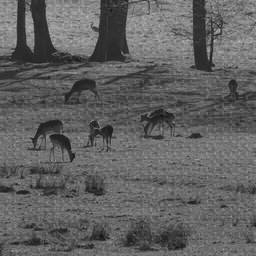
#> input picture tests/fixtures/v0_1_stego.png, 256 x 256 px
$ python -i features.py   (imports and definitions only)   (older library calls are emulated)
#> lines starting #> are read from the running program, lines starting #| are printed output that depends on the picture
"""Block partitioning and per-block feature extraction for AIDE.

Implements report section 2.1 steps 2-3: the image is split into
non-overlapping 8x8 or 16x16 blocks (size chosen adaptively from
resolution), and four normalised signals are computed per block:
texture (LBP + GLCM energy), Shannon entropy, pixel variance, and edge
strength (Sobel + Canny). These feed the AIDE scoring policy in
``aide.scoring``.
"""
from __future__ import annotations

from dataclasses import dataclass

import cv2
import numpy as np
from skimage.feature import graycomatrix, graycoprops, local_binary_pattern

FEATURE_NAMES = ("texture", "entropy", "variance", "edge_strength")


@dataclass(frozen=True)
class Block:
    """A single non-overlapping image block and its pixel bounds."""

    index: int
    row: int
    col: int
    size: int
    y0: int
    x0: int
    y1: int
    x1: int

    def slice(self):
        return slice(self.y0, self.y1), slice(self.x0, self.x1)


def choose_block_size(height: int, width: int, small: int = 8, large: int = 16,
                       resolution_threshold: int = 512) -> int:
    """Higher-resolution images use larger blocks to cut computation while
    keeping capacity, per report section 2.1 step 2."""
    return large if max(height, width) >= resolution_threshold else small


def partition_blocks(height: int, width: int, block_size: int) -> list[Block]:
    """Partition an HxW image into non-overlapping block_size x block_size
    blocks in row-major order. Trailing rows/columns that don't fill a full
    block are dropped (documented limitation for this prototype)."""
    blocks: list[Block] = []
    idx = 0
    n_rows = height // block_size
    n_cols = width // block_size
    for r in range(n_rows):
        for c in range(n_cols):
            y0, x0 = r * block_size, c * block_size
            blocks.append(Block(idx, r, c, block_size, y0, x0, y0 + block_size, x0 + block_size))
            idx += 1
    return blocks


def _normalized_shannon_entropy(values: np.ndarray, n_bins: int) -> float:
    hist, _ = np.histogram(values, bins=n_bins, range=(0, n_bins - 1 if n_bins <= 256 else 255))
    hist = hist.astype(np.float64)
    total = hist.sum()
    if total <= 0:
        return 0.0
    p = hist[hist > 0] / total
    entropy = -np.sum(p * np.log2(p))
    max_entropy = np.log2(n_bins)
    return float(entropy / max_entropy) if max_entropy > 0 else 0.0


def block_texture(gray_block: np.ndarray) -> float:
    """LBP histogram entropy + inverse GLCM energy, averaged into [0, 1].
    High texture (busy/complex regions) -> value near 1."""
    lbp = local_binary_pattern(gray_block, P=8, R=1, method="uniform")
    n_bins = 10  # P + 2 for uniform LBP with P=8
    lbp_entropy = _normalized_shannon_entropy(lbp.ravel(), n_bins)

    glcm = graycomatrix(gray_block, distances=[1], angles=[0], levels=256,
                         symmetric=True, normed=True)
    energy = float(graycoprops(glcm, "energy")[0, 0])
    energy = min(max(energy, 0.0), 1.0)

    return float(np.clip(0.5 * lbp_entropy + 0.5 * (1.0 - energy), 0.0, 1.0))


def block_entropy(gray_block: np.ndarray) -> float:
    """Shannon entropy H(X) of the pixel intensity distribution, normalised
    by log2(256)."""
    return _normalized_shannon_entropy(gray_block.ravel(), 256)


def block_variance(gray_block: np.ndarray) -> float:
    """Pixel standard deviation normalised by the theoretical max (127.5)."""
    std = float(gray_block.astype(np.float64).std())
    return float(np.clip(std / 127.5, 0.0, 1.0))


def block_edge_strength(gray_block: np.ndarray) -> float:
    """Sobel gradient magnitude + Canny edge density, averaged into [0, 1]."""
    gx = cv2.Sobel(gray_block, cv2.CV_64F, 1, 0, ksize=3)
    gy = cv2.Sobel(gray_block, cv2.CV_64F, 0, 1, ksize=3)
    mag = np.sqrt(gx ** 2 + gy ** 2)
    sobel_score = float(np.clip(mag.mean() / (4 * 255.0), 0.0, 1.0))

    edges = cv2.Canny(gray_block, 100, 200)
    canny_density = float((edges > 0).mean())

    return float(np.clip(0.5 * sobel_score + 0.5 * canny_density, 0.0, 1.0))


def extract_block_features(gray_block: np.ndarray) -> np.ndarray:
    """Return the 4-element feature vector [texture, entropy, variance,
    edge_strength] for one grayscale block. block_id is tracked separately
    (see report's v(b) definition) since it is a positional index, not a
    generalisable signal, and is therefore kept out of the ML input."""
    return np.array([
        block_texture(gray_block),
        block_entropy(gray_block),
        block_variance(gray_block),
        block_edge_strength(gray_block),
    ], dtype=np.float64)


def _blockify(gray: np.ndarray, block_size: int) -> np.ndarray:
    """(n_blocks, bs, bs) view of the full blocks, row-major block order."""
    h, w = gray.shape
    nh, nw = h // block_size, w // block_size
    return (gray[: nh * block_size, : nw * block_size]
            .reshape(nh, block_size, nw, block_size).swapaxes(1, 2)
            .reshape(nh * nw, block_size, block_size))


def _glcm_energy_batch(stack: np.ndarray) -> np.ndarray:
    """Exactly skimage's graycoprops(graycomatrix(b, [1], [0], 256,
    symmetric=True, normed=True), "energy") for every block at once.

    With C the horizontal co-occurrence counts, the symmetric matrix is
    M = C + C^T and energy = sqrt(sum(M^2)) / sum(M). Off-diagonal entries
    of M equal the count u_ij of *unordered* pairs {i, j} (each appearing
    twice in M), diagonal entries are 2 * c_ii, so
        sum(M^2) = 2 * sum_{i<j} u_ij^2 + 4 * sum_i c_ii^2,
    computable with one np.unique over (block, min, max) keys instead of a
    256x256 matrix per block - ~10x faster, numerically identical."""
    n, h, w = stack.shape
    a = stack[:, :, :-1].astype(np.int64).reshape(n, -1)
    b = stack[:, :, 1:].astype(np.int64).reshape(n, -1)
    lo, hi = np.minimum(a, b), np.maximum(a, b)
    block_id = np.repeat(np.arange(n, dtype=np.int64), a.shape[1])
    keys = block_id * 65536 + lo.ravel() * 256 + hi.ravel()
    uniq, counts = np.unique(keys, return_counts=True)
    ublock = uniq // 65536
    diag = ((uniq % 65536) // 256) == (uniq % 256)
    sq = counts.astype(np.float64) ** 2 * np.where(diag, 4.0, 2.0)
    total_sq = np.bincount(ublock, weights=sq, minlength=n)
    s = 2.0 * a.shape[1]
    return np.sqrt(total_sq) / s


def _entropy_batch(stack: np.ndarray) -> np.ndarray:
    """Exactly `block_entropy` for every block (256-bin histogram)."""
    n = stack.shape[0]
    flat = stack.reshape(n, -1).astype(np.int64)
    # np.histogram(range=(0, 255), bins=256) puts 254 and 255 in the last
    # bin; replicate that binning exactly.
    binned = np.minimum(np.floor(flat * 256 / 255).astype(np.int64), 255)
    counts = np.bincount((np.arange(n)[:, None] * 256 + binned).ravel(), minlength=n * 256)
    counts = counts.reshape(n, 256).astype(np.float64)
    p = counts / counts.sum(axis=1, keepdims=True)
    with np.errstate(divide="ignore", invalid="ignore"):
        ent = -np.where(p > 0, p * np.log2(p), 0.0).sum(axis=1)
    return ent / np.log2(256)


def extract_image_features(gray: np.ndarray, block_size: int | None = None
                            ) -> tuple[list[Block], np.ndarray]:
    """Partition a grayscale image and extract the feature matrix (N, 4)
    over all blocks, in the same order as the returned Block list.

    GLCM energy, entropy and variance are computed for all blocks at once
    (vectorised, numerically identical to the per-block functions above -
    see tests/test_features.py); LBP and Sobel/Canny stay per block because
    their border handling must match the per-block definitions exactly."""
    if gray.ndim != 2:
        raise ValueError("extract_image_features expects a single-channel (grayscale) image")
    h, w = gray.shape
    if block_size is None:
        block_size = choose_block_size(h, w)
    blocks = partition_blocks(h, w, block_size)
    features = np.zeros((len(blocks), 4), dtype=np.float64)
    if not blocks:
        return blocks, features
    stack = _blockify(gray, block_size)
    energy = np.clip(_glcm_energy_batch(stack), 0.0, 1.0)
    for b in blocks:
        lbp = local_binary_pattern(stack[b.index], P=8, R=1, method="uniform")
        lbp_entropy = _normalized_shannon_entropy(lbp.ravel(), 10)
        features[b.index, 0] = np.clip(0.5 * lbp_entropy + 0.5 * (1.0 - energy[b.index]), 0.0, 1.0)
        features[b.index, 3] = block_edge_strength(stack[b.index])
    features[:, 1] = _entropy_batch(stack)
    features[:, 2] = np.clip(stack.reshape(len(blocks), -1).astype(np.float64).std(axis=1) / 127.5, 0.0, 1.0)
    return blocks, features

>>> import cv2
>>> picture = cv2.imread('../tests/fixtures/v0_1_stego.png', cv2.IMREAD_GRAYSCALE)
#> picture is the input picture: shape (256, 256); min 18, max 183, mean 97.1
>>> result = extract_image_features(picture)
#> in _glcm_energy_batch, `a = stack[:, :, :-1].astype(np.int64).reshape(n, -1)`:
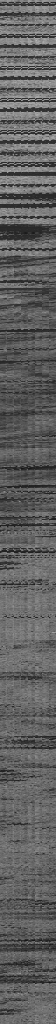
#> a: shape (1024, 56) int64; min 19, max 180, mean 96.7
#> in _glcm_energy_batch, `total_sq = np.bincount(ublock, weights=sq, minlength=n)`: total_sq = 1024 values, max 1398 at index 194, min 112 at index 122, mean 152.7
#> in extract_image_features, `energy = np.clip(_glcm_energy_batch(stack), 0.0, 1.0)`: energy = 1024 values, max 0.334 at index 194, min 0.0945 at index 122, mean 0.108
#> the loop in extract_image_features, `for b in blocks:` made 1024 passes
#> (hist in _normalized_shannon_entropy, entropy in _normalized_shannon_entropy, lbp_entropy, sobel_score in block_edge_strength, canny_density in block_edge_strength) on passes 1 to 3: ([6, 9, 5, 7, 9, 11, 3, 2, 3, 9], 3.16, 0.95, 0.0551, 0.109), ([4, 9, 10, 11, 7, 11, 2, 4, 2, 4], 3.1, 0.934, 0.051, 0), ([4, 9, 8, 6, 5, 10, 1, 6, 4, 11], 3.15, 0.948, 0.0807, 0.141)
#> after the loop in extract_image_features, `for b in blocks:`: features = 1024 rows, first 6: [0.922, 0, 0, 0.0822], [0.912, 0, 0, 0.0255], [0.906, 0, 0, 0.111], [0.916, 0, 0, 0.245], [0.887, 0, 0, 0.00617], [0.915, 0, 0, 0.107]
#> in _entropy_batch, `flat = stack.reshape(n, -1).astype(np.int64)`:
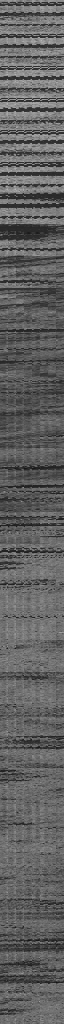
#> flat: shape (1024, 64) int64; min 18, max 183, mean 97.1
#> in _entropy_batch, `counts = counts.reshape(n, 256).astype(np.float64)`:
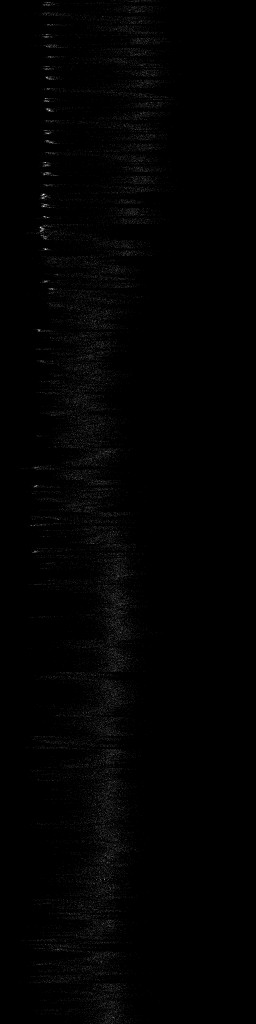
#> counts: shape (1024, 256) float64; min 0, max 30, mean 0.2; drawn with min black and max white
#> in _entropy_batch, `ent = -np.where(p > 0, p * np.log2(p), 0.0).sum(axis=1)`: ent = 1024 values, max 5.62 at index 294, min 1.96 at index 194, mean 4.86
